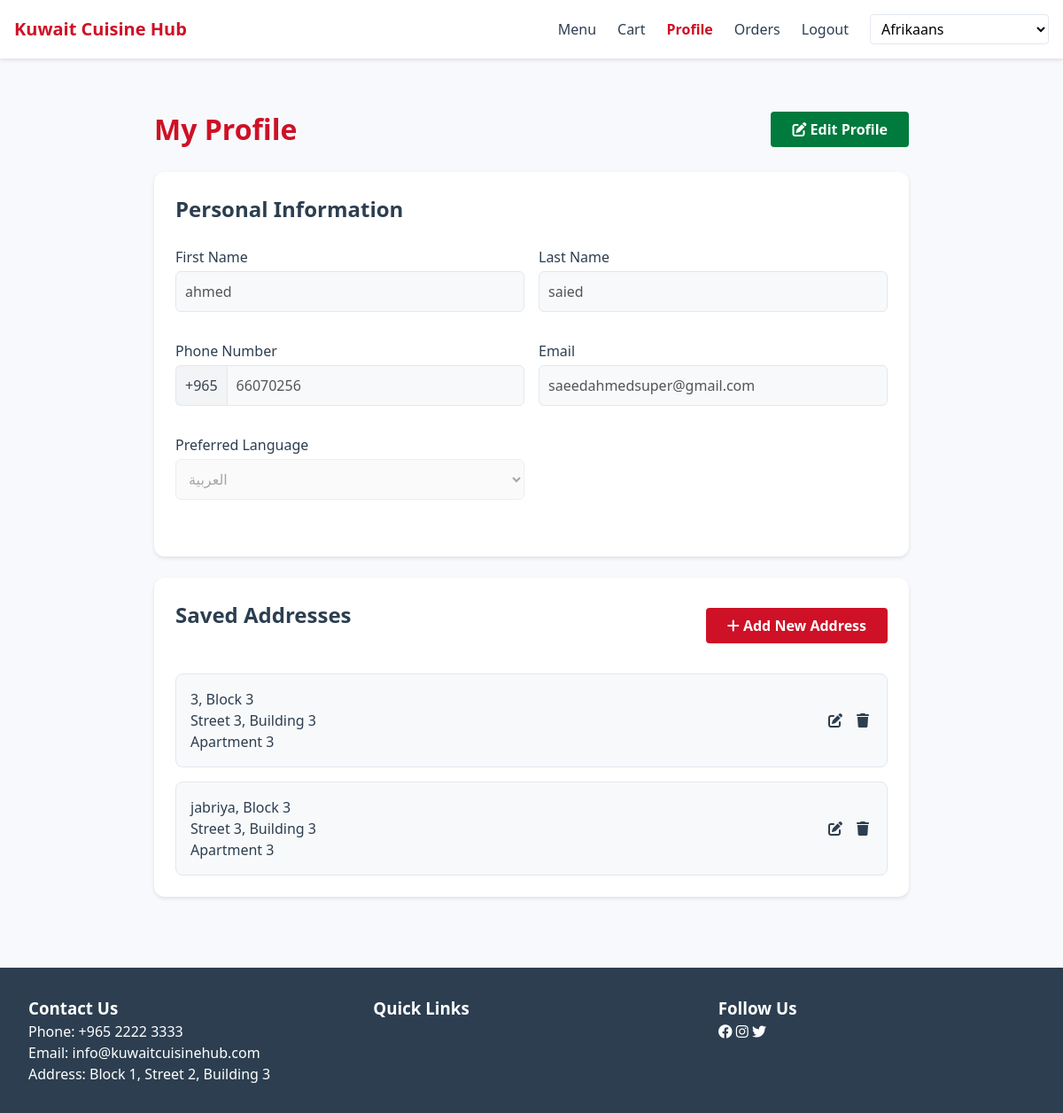
The page /accounts/profile/ (signed in) on the database its author committed.
### accounts/models.py (models this page shows, shortened)
class User(AbstractUser):
    groups = models.ManyToManyField(
        'auth.Group',
        related_name='custom_user_set',
        blank=True,
        help_text='The groups this user belongs to.'
    )
    user_permissions = models.ManyToManyField(
        'auth.Permission',
        related_name='custom_user_set',
        blank=True,
        help_text='Specific permissions for this user.'
    )
    phone_regex = RegexValidator(
        regex=r'^\+965[0-9]{8}$',
        message=_(
            "Phone number must be entered in the format: '+96555555555'. Up to 8 digits allowed after country code.")
    )
    phone_number = models.CharField(
        _("Phone number"),
        validators=[phone_regex],
        max_length=12,  # +965 + 8 digits
        unique=True,
        help_text=_("Required. Format: +96555555555")
    )
    address = models.TextField(_("Address"))
    preferred_language = models.CharField(
        _("Preferred Language"),
        max_length=2,
        choices=[('ar', _('Arabic')), ('en', _('English'))],
        default='en'
    )
    USERNAME_FIELD = 'phone_number'
    REQUIRED_FIELDS = ['username', 'email']

class Address(models.Model):
    user = models.ForeignKey(User, on_delete=models.CASCADE, related_name='addresses')
    area = models.CharField(max_length=100)
    block = models.CharField(max_length=10)
    street = models.CharField(max_length=100)
    building = models.CharField(max_length=50)
    apartment = models.CharField(max_length=50, blank=True)
    is_default = models.BooleanField(default=False)

### accounts/views.py (the view, shortened to what this page needs)
# urls.py: path('profile/', views.ProfileView.as_view(), name='profile'),
class ProfileView(LoginRequiredMixin, UpdateView):
    model = User
    form_class = UserProfileForm
    template_name = 'accounts/profile.html'
    success_url = reverse_lazy('accounts:profile')
    def get_object(self):
        return self.request.user

### accounts/forms.py (shortened to what this page needs)
class UserProfileForm(forms.ModelForm):
    class Meta:
        model = User
        fields = ['first_name', 'last_name', 'phone_number', 'email', 'preferred_language']

### accounts/templates/accounts/profile.html (shortened to what this page needs)
{% extends "base.html" %}
{% load i18n %}
{% block content %}
<div class="profile-container">
   <div class="profile-header">
       <h1>{% trans "My Profile" %}</h1>
       <button class="btn btn-secondary edit-profile-btn">
           <i class="fas fa-edit"></i> {% trans "Edit Profile" %}
       </button>
   </div>
   <div class="profile-content">
       <div class="profile-section">
           <h2>{% trans "Personal Information" %}</h2>
           <form method="post" class="profile-form" id="profileForm">
               <div class="form-grid">
                   <div class="form-group">
                       <label>{% trans "First Name" %}</label>
                       <input type="text" name="first_name" value="{{ user.first_name }}" disabled
                              class="form-input">
                   </div>
                   <div class="form-group">
                       <label>{% trans "Last Name" %}</label>
                       <input type="text" name="last_name" value="{{ user.last_name }}" disabled
                              class="form-input">
                   </div>
                   <div class="form-group">
                       <label>{% trans "Phone Number" %}</label>
                       <div class="input-group">
                           <span class="input-prefix">+965</span>
                           <input type="tel" name="phone_number" value="{{ user.phone_number|slice:'4:' }}"
                                  pattern="[0-9]{8}" placeholder="XXXXXXXX" class="form-input" disabled>
                       </div>
                   </div>
                   <div class="form-group">
                       <label>{% trans "Email" %}</label>
                       <input type="email" name="email" value="{{ user.email }}" disabled
                              class="form-input">
                   </div>
                   <div class="form-group">
                       <label>{% trans "Preferred Language" %}</label>
                       <select name="preferred_language" disabled class="form-select">
                           <option value="ar" {% if user.preferred_language == 'ar' %}selected{% endif %}>العربية</option>
                       </select>
                   </div>
               </div>
           </form>
       </div>
       <div class="profile-section">
           <div class="section-header">
               <h2>{% trans "Saved Addresses" %}</h2>
               <button class="btn btn-primary add-address-btn">
                   <i class="fas fa-plus"></i> {% trans "Add New Address" %}
               </button>
           </div>
           <div class="addresses-list">
               {% for address in user.addresses.all %}
                   <div class="address-card">
                       <div class="address-details">
                           <p class="area">{{ address.area }}, {% trans "Block" %} {{ address.block }}</p>
                           <p class="street">{% trans "Street" %} {{ address.street }}, {% trans "Building" %} {{ address.building }}</p>
                           {% if address.apartment %}
                               <p class="apartment">{% trans "Apartment" %} {{ address.apartment }}</p>
                           {% endif %}
                       </div>
                       <div class="address-actions">
                           <button class="btn-icon edit-address" data-address-id="{{ address.id }}">
                               <i class="fas fa-edit"></i>
                           </button>
                           <button class="btn-icon delete-address" data-address-id="{{ address.id }}">
                               <i class="fas fa-trash"></i>
                           </button>
                       </div>
                   </div>
               {% empty %}
                   <div class="no-addresses">
                       <i class="fas fa-map-marker-alt"></i>
                       <p>{% trans "No saved addresses" %}</p>
                   </div>
               {% endfor %}
           </div>
       </div>
   </div>
</div>
{% endblock %}

### templates/base.html (style rules this page uses)
:root { --primary-color: #CE1126; --secondary-color: #007A3D; --accent-color: #B8985D; --text-color: #2C3E50; --light-bg: #F7F9FC; --border-color: #E2E8F0; --font-sm: 0.875rem; --font-base: 1rem; --font-lg: 1.125rem; --font-xl: 1.25rem; --spacing-xs: 0.25rem; --spacing-sm: 0.5rem; --spacing-md: 1rem; --spacing-lg: 1.5rem; --spacing-xl: 2rem; }
body { font-family: system-ui, -apple-system, BlinkMacSystemFont, 'Segoe UI', Roboto, Oxygen, Ubuntu, Cantarell, sans-serif; color: var(--text-color); line-height: 1.5; background-color: var(--light-bg); }
.btn { display: inline-block; padding: var(--spacing-sm) var(--spacing-lg); border-radius: 4px; font-weight: 600; text-decoration: none; cursor: pointer; transition: all 0.3s ease; }
.btn-primary { background-color: var(--primary-color); color: white; border: none; }
.btn-secondary { background-color: var(--secondary-color); color: white; border: none; }

### accounts/templates/accounts/profile.html (style rules this page uses)
.profile-container { max-width: 900px; margin: 0 auto; padding: var(--spacing-lg); }
.profile-header { display: flex; justify-content: space-between; align-items: center; margin-bottom: var(--spacing-lg); }
.profile-header h1 { font-size: 2rem; color: var(--primary-color); margin: 0; }
.profile-section { background: white; padding: var(--spacing-lg); border-radius: 12px; box-shadow: 0 2px 4px rgba(0,0,0,0.1); margin-bottom: var(--spacing-lg); }
.profile-section h2 { color: var(--text-color); margin-bottom: var(--spacing-lg); font-size: 1.5rem; }
.form-grid { display: grid; grid-template-columns: repeat(2, 1fr); gap: var(--spacing-md); margin-bottom: var(--spacing-lg); }
.form-group { margin-bottom: var(--spacing-md); }
.form-group label { display: block; margin-bottom: var(--spacing-xs); font-weight: 500; color: var(--text-color); }
.form-input, .form-select { width: 100%; padding: 10px; border: 1px solid var(--border-color); border-radius: 6px; font-size: 1rem; background-color: white; transition: all 0.3s ease; }
.form-input:disabled, .form-select:disabled { background-color: #f8f9fa; cursor: not-allowed; }
.input-group { display: flex; align-items: stretch; }
.input-prefix { background: #f3f4f6; padding: 10px; border: 1px solid var(--border-color); border-right: none; border-radius: 6px 0 0 6px; color: #374151; font-weight: 500; }
.input-group input { border-radius: 0 6px 6px 0; flex: 1; }
.section-header { display: flex; justify-content: space-between; align-items: center; margin-bottom: var(--spacing-lg); }
.addresses-list { display: grid; gap: var(--spacing-md); }
.address-card { border: 1px solid var(--border-color); padding: var(--spacing-md); border-radius: 8px; display: flex; justify-content: space-between; align-items: center; background: #f8f9fa; }
.address-details p { margin: 0; line-height: 1.5; }
.address-details .area { font-weight: 500; color: var(--text-color); }
.address-actions { display: flex; gap: var(--spacing-sm); }
.btn-icon { background: none; border: none; cursor: pointer; padding: var(--spacing-xs); color: var(--text-color); transition: color 0.3s ease; }

### rows shown on the page
User: first_name "ahmed", last_name "saied", phone_number "66070256", email "saeedahmedsuper@gmail.com", preferred_language "العربية"
Address: area "3", block "3", street "3", building "3", apartment "3"
Address: area "jabriya", block "3", street "3", building "3", apartment "3"

### other values the page prints
form field language "Afrikaans"
